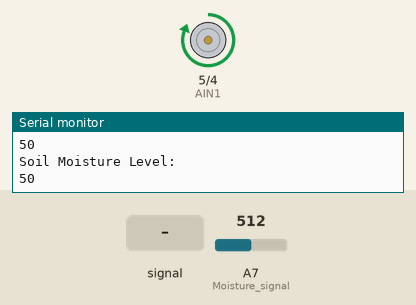
Simulated run of this sketch. Board: Arduino Nano, built with avr-gcc and run on an emulated ATmega328P. Shown: motor-driver pin pairs drawn as motors (green arrow = first pin HIGH = forward, orange = second pin HIGH = backward, longer = more drive, scaled by the enable pin), the last lines printed to the serial monitor. The inputs (shaded band) are chosen by the test bench; at power-on: A7 (Moisture_signal) = 512.

Above: at 3.0 s.
3.1 s: A7 (Moisture_signal) fed a 50 Hz sine of ±306 counts around its level
At 3.7 s:
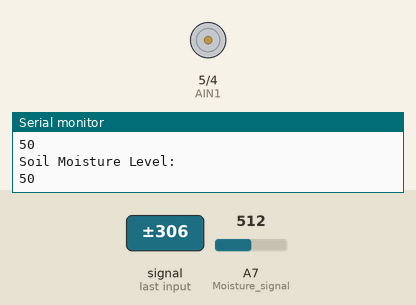
6.0 s: A7 (Moisture_signal) set to 540
At 6.8 s:
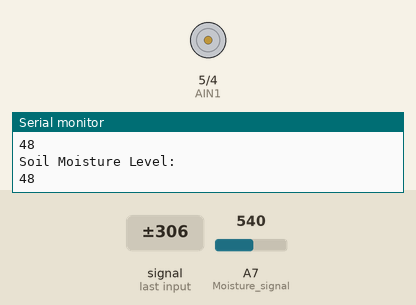
8.9 s: A7 (Moisture_signal) set to 511
At 15.0 s:
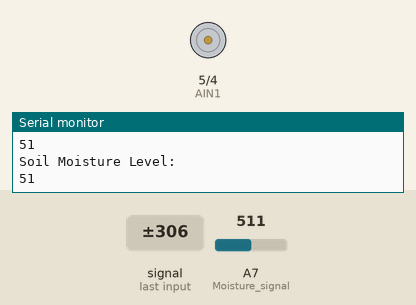
15.2 s: A7 (Moisture_signal) set to 716
At 15.7 s:
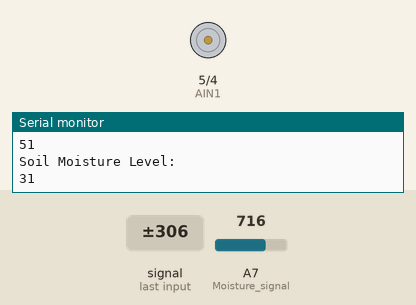
18.1 s: A7 (Moisture_signal) set to 306
At 20.1 s:
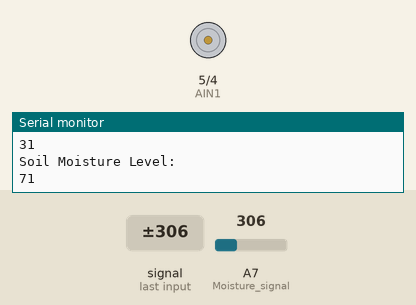
Timing chart, 0 to 25.4 s (numbered marks = the images above; inputs shaded):
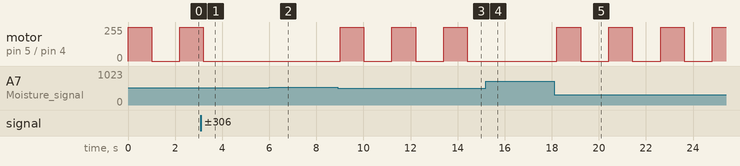

Measured:
- after the input at 3.1 s, motor on pin 5 (AIN1) / pin 4 (AIN2): goes on until 3.2 s, then stays stopped
- after the input at 6.0 s, motor on pin 5 (AIN1) / pin 4 (AIN2): stays stopped (without the input it goes to forward 255/255 after 2.2 s)
- after the input at 8.9 s, motor on pin 5 (AIN1) / pin 4 (AIN2): alternates forward 255/255 for 1.0 s and stopped for 1.2 s, starting after 0.11 s
- after the input at 15.2 s, motor on pin 5 (AIN1) / pin 4 (AIN2): stays stopped (without the input it goes to forward 255/255 after 0.41 s)
- after the input at 18.1 s, motor on pin 5 (AIN1) / pin 4 (AIN2): alternates forward 255/255 for 1.0 s and stopped for 1.2 s, starting after 0.12 s

The sketch:

green_plan_hackathon.ino
```cpp
int Moisture_signal = A7;
const int PWMA = 6;
const int AIN1 = 5;
const int AIN2 = 4;

void setup() {
  Serial.begin(9600);
  pinMode(AIN1, OUTPUT);
  pinMode(AIN2, OUTPUT);
  pinMode(PWMA, OUTPUT);
}

void loop() {
  int Moisture = analogRead(Moisture_signal);
  Serial.println("Soil Moisture Level: ");
  int per = 101-(Moisture/10.23);
  Serial.println(per);
  if (per>49){
    digitalWrite(AIN1, HIGH);
    digitalWrite(AIN2, LOW);
    digitalWrite(PWMA, 255);

    delay(1000);

    digitalWrite(AIN1, LOW);
    digitalWrite(AIN2, LOW);
    analogWrite(PWMA, 0);
    delay(1000);
    }
  delay(200);
}
```
